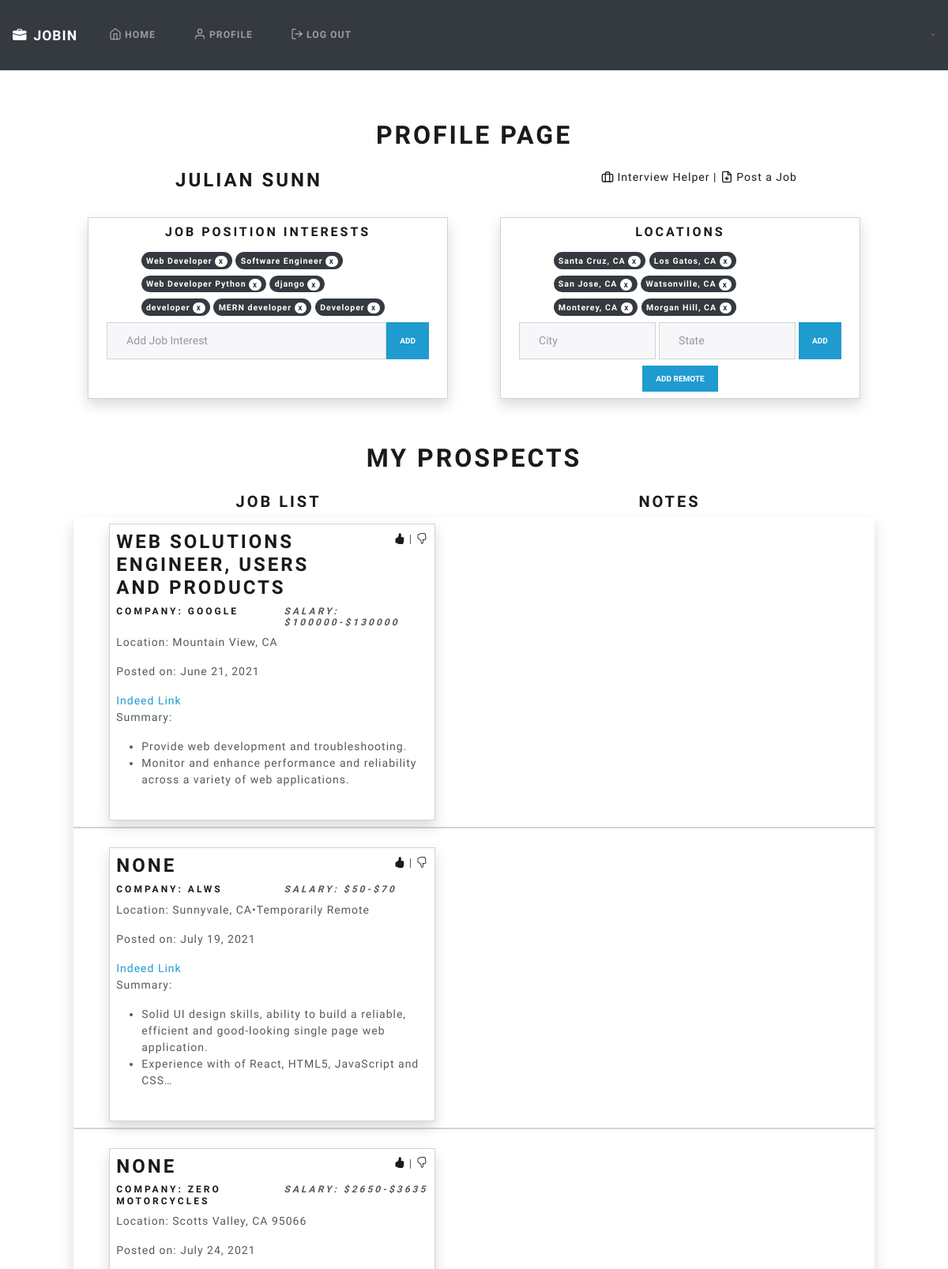
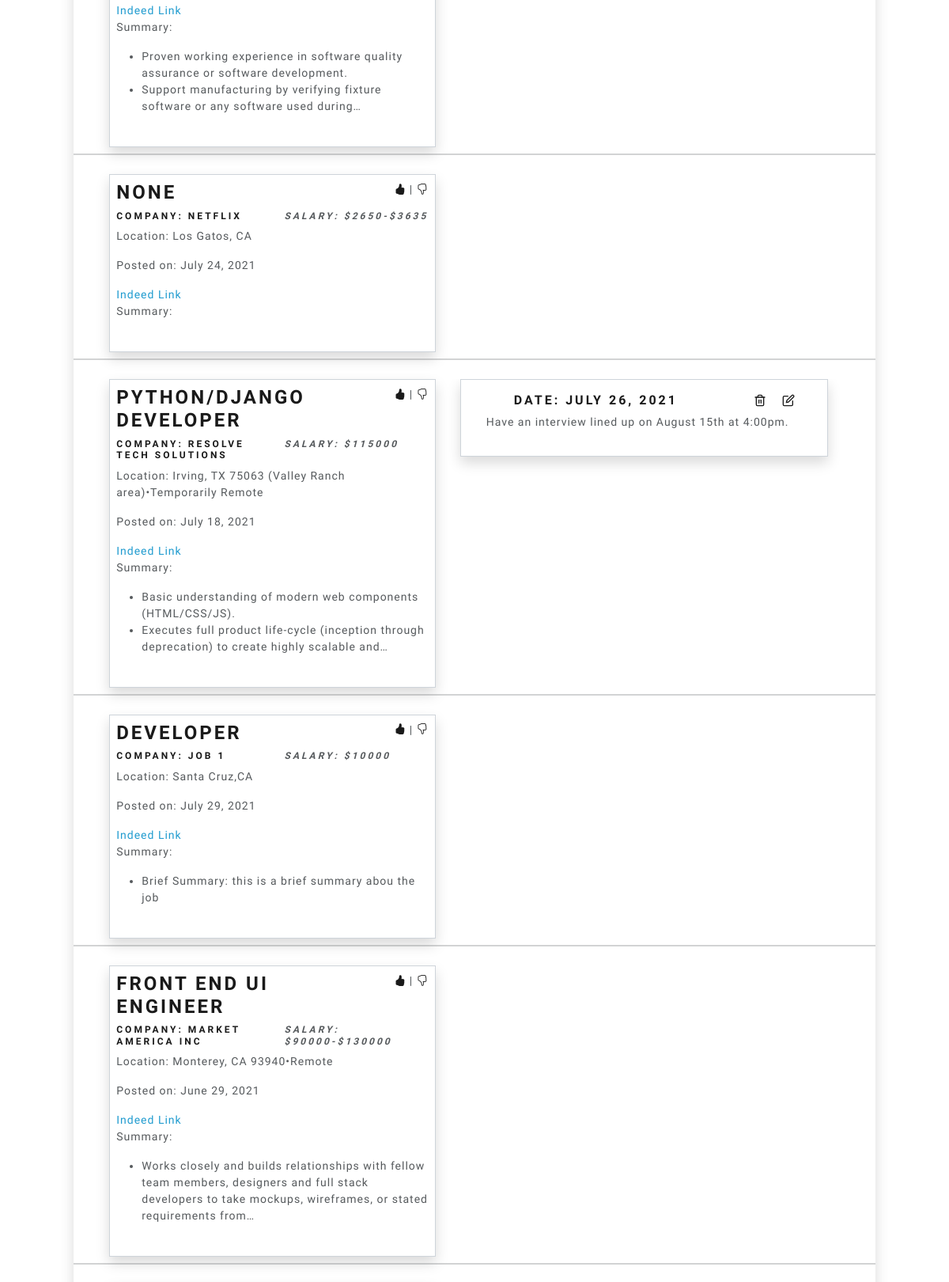
The app's page /job/profile/2 (signed in, upper part) with its own data (2 pictures, top to bottom).
### login_reg_app/models.py (models this page shows, shortened)
class User(models.Model):
    first_name = models.CharField(max_length=255)
    last_name = models.CharField(max_length=255)
    email = models.EmailField(max_length=255)
    birthday = models.DateField()
    password = models.CharField(max_length=100)
    user_type = models.CharField(max_length=255, default="agent")
    created_at = models.DateTimeField(auto_now_add=True)
    updated_at = models.DateTimeField(auto_now=True)
    objects = User_Manager()

### jobSearch_app/models.py (models this page shows, shortened)
class Position(models.Model):
    title = models.CharField(max_length=45, null=True)
    created_at = models.DateField(auto_now=True)
    updated_at = models.DateField(auto_now_add=True)
    pos_saves = models.ManyToManyField(User, related_name="user_pos_saves")
    objects = FormManager()

class Location(models.Model):
    city = models.CharField(max_length=45)
    state = models.ForeignKey(State, on_delete=models.CASCADE)
    created_at = models.DateField(auto_now=True)
    updated_at = models.DateField(auto_now_add=True)
    loc_saves = models.ManyToManyField(User, related_name="user_loc_saves")
    objects = FormManager()

class State(models.Model):
    abbr = models.CharField(max_length=2)
    objects = FormManager()

class Job(models.Model):
    job_title = models.ForeignKey(Position, on_delete=models.CASCADE)
    company = models.CharField(max_length=45)
    location = models.CharField(max_length=45)
    post_date = models.DateField(null=True)
    salary_min = models.IntegerField(blank=True, default=None, null=True)
    salary_max = models.IntegerField(blank=True, default=None, null=True)
    job_url = models.CharField(max_length=255)
    summary = models.CharField(max_length=255, null=True)
    job_desc = models.TextField()
    qualifications = models.ManyToManyField(Qualification, related_name="qual_jobs")
    likes = models.ManyToManyField(User, related_name="job_likes")
    dislikes = models.ManyToManyField(User, related_name="job_dislikes")
    created_at = models.DateField(auto_now=True)
    updated_at = models.DateField(auto_now_add=True)
    objects = FormManager()

class Note(models.Model):
    creator = models.ForeignKey(User, related_name="notes", on_delete=models.CASCADE)
    job_id = models.ForeignKey(Job, related_name="notes", on_delete=models.CASCADE, default=None)
    desc = models.TextField()
    created_at = models.DateField(auto_now=True)
    updated_at = models.DateField(auto_now_add=True)
    objects = FormManager()

### jobSearch_app/views.py (the view)
# urls.py: path('profile/<int:user_id>', views.profile),
def profile(request, user_id):
    if 'userid' in request.session:
        logged_user = User.objects.get(id=user_id)
        remote_filter= logged_user.user_loc_saves.filter(city="remote")
        job_likes = logged_user.job_likes.all()
        for j in job_likes:
            if j.summary:
                if j.summary[-1] == ';':
                    j.summary = j.summary.split(";")
                    j.summary.pop()
                if j.summary[0] == '[':
                    j.summary = ast.literal_eval(j.summary)
        context = {
            "user": logged_user,
            'remote_filter': remote_filter,
            'job_likes': job_likes,
        }
        return render(request, 'profile.html', context)
    else:
        return redirect('/')

### jobSearch_app/templates/profile.html (shortened to what this page needs)
<!DOCTYPE html>
<html lang="en">
<head>
    <link rel="stylesheet" href="https://cdn.jsdelivr.net/npm/bootstrap@5.0.1/dist/css/bootstrap.min.css"
>
    <link rel="stylesheet" href="https://cdn.jsdelivr.net/npm/bootswatch@4.5.2/dist/lux/bootstrap.min.css"
>
    <link rel="stylesheet" href="https://cdn.jsdelivr.net/npm/bootstrap-icons@1.3.0/font/bootstrap-icons.css">
    <link rel="stylesheet" href="//code.jquery.com/ui/1.12.1/themes/base/jquery-ui.css">
    {% load static %}
    <link rel="stylesheet" href="{% static 'css/styles.css' %}">
</head>
<header class="mb-5">
    {% include "top-nav.html" %}
</header>
<body class="text-center d-flex flex-column min-vh-100" style="padding-top: 3.5rem;">
    <div class="container">
        <main role="main" class="inner cover">
            <div class="row justify-content-lg-between mt-5">
                <div class="col-12 mb-3">
                    <h1>PROFILE PAGE</h1>
                </div>
                <div class="col-md-6">
                    <h3>
                        {{user.first_name}} {{user.last_name}}
                    </h3>
                </div>
                <div class="col-md-6">
                    <a href="/job/interview_helper/{{user.id}}">
                        <span data-feather="briefcase"></span>
                        Interview Helper |
                    </a>
                    <a href="/job/create/{{user.id}}">
                        <span data-feather="file-plus"></span>
                        Post a Job
                    </a>
                </div>
            </div>
            <div class="row d-flex justify-content-evenly m-2 mt-3">
                <div class="col-md-5 m-2 p-2 text-left border border-secondary shadow ">
                    <div class="row justify-content-center">
                        <h5 class="row justify-content-center mb-3">Job Position Interests</h5>
                        <div class="col-sm-9">
                            {%for pos in user.user_pos_saves.all%}
                            <span class="badge badge-pill badge-dark mb-2">{{pos.title}} <a
                                    href="/job/job_interest/{{pos.id}}/delete/{{user.id}}"
                                    class="badge badge-pill badge-light">X</a></span>
                            {%endfor%}
                        </div>
                    </div>
                    <div class="col-sm-12">
                        <form class="d-flex justify-content-center" action="/job/job_interest/add/{{user.id}}"
                            method="POST">
                            <input class="form-control" type="text" placeholder="Add Job Interest" name="title">
                            <button class="btn btn-info btn-sm" type="submit">Add</button>
                        </form>
                    </div>
                </div>
                <div class="col-md-5 m-2 p-2 text-left border border-secondary shadow ">
                    <div class="row justify-content-center">
                        <h5 class="row justify-content-center mb-3">Locations</h5>
                        <div class="col-sm-9">
                            {%for loc in user.user_loc_saves.all%}
                            <span class="badge badge-pill badge-dark mb-2">{{loc.city}}, {{loc.state.abbr}}
                                <a href="/job/loc_interest/{{loc.id}}/delete/{{user.id}}"
                                    class="badge badge-pill badge-light">X</a>
                            </span>
                            {%endfor%}
                        </div>
                    </div>
                    <div class="col-sm-12">
                        <form class="d-flex justify-content-center" action="/job/loc_interest/add/{{user.id}}"
                            method="POST">
                            <input class="form-control mr-1" type="text" placeholder="City" name="city">
                            <input class="form-control mr-1" type="text" placeholder="State" name="state">
                            <button class="btn btn-info btn-sm" type="submit">Add</button>
                        </form>
                        {%if not remote_filter%}
                        <form class="d-flex justify-content-center mt-2" action="/job/loc_interest/add/{{user.id}}"
                            method="POST">
                            <div class="form-row">
                                <button class="btn btn-info btn-sm" type="submit">Add Remote</button>
                            </div>
                        </form>
                        {%endif%}
                    </div>
                </div>
            </div>
            <div class="row justify-content-center m-5">
                <div class="row mb-3">
                    <h1>My Prospects</h1>
                </div>
                <div class="row">
                    <h4 class="col-6">Job List</h4>
                    <h4 class="col-6">Notes</h4>
                </div>
                <div class="row shadow justify-content-center">
                    {% for job in job_likes %}
                    {% include 'job-tile.html' %}
                    <div class="overflow-auto col-md-6 m-2 " style="max-height: 400px;">
                        {%for note in job.notes.all%}
                        {%if note.creator == user%}
                        <div class="mb-1 p-3 text-left border border-secondary shadow">
                            <div class="d-flex justify-content-end">
                                <h5 class="col-8">Date: {{note.updated_at|date}}</h5>
                                <div class="col-3 float-lg-right">
                                    <a href="/job/{{this_job.id}}/note_delete/{{note.id}}" class="pl-3">
                                        <span data-feather="trash-2"></span>
                                    </a>
                                    <a style="cursor: pointer;" data-toggle="modal" data-target="#edit-note"
                                        class="pl-3">
                                        <span data-feather="edit"></span>
                                    </a>
                                </div>
                            </div>
                            <p class="ml-3">{{note.desc}}</p>
                        </div>
                        {%endif%}
                        {%endfor%}
                    </div>
                    <hr>
                    {% endfor %}
                </div>
            </div>
        </main>
    </div>
</body>
</html>

### jobSearch_app/templates/job-tile.html (shortened to what this page needs)
<div class="col-md-5 m-2 p-2 text-left border border-secondary shadow ">
    <div class="row">
        <div class="col-sm-9">
            <h3><a href="/job/{{job.id}}">{{job.job_title.title}}</a></h3>
        </div>
        <div class="col-sm-3 text-right">
            {% if job in user.job_likes.all %}
            <a class="likebutton  pr-1" name="Reset" style="cursor: pointer;" id="like{{job.id}}"  data-catid="{{job.id}}"><i class="bi bi-hand-thumbs-up-fill"></i></a><span>|</span>
            {% else %}
            <a class="likebutton  pr-1" name="Like" style="cursor: pointer;" id="like{{job.id}}"  data-catid="{{job.id}}"><i class="bi bi-hand-thumbs-up"></i></a><span>|</span>
            {% endif %}
            <a class="dislikebutton" name="Dislike" style="cursor: pointer;" id="dislike{{job.id}}" data-catid="{{job.id}}"><i class="bi bi-hand-thumbs-down"></i></a>
        </div>
    </div>
    <div class="row">
        <div class="col">
            <h6>Company: {{job.company}}</h6>
        </div>
        <div class="col">
            {% if job.salary_max %}
            <h6 class="text-secondary"><em>Salary: {% if job.salary_min %}${{ job.salary_min }}-{% endif %}${{ job.salary_max }}</em></h6>
            {% endif %}
        </div>
    </div>
    <p>Location: {{job.location}}</p>
    <p>Posted on: {{ job.post_date }}</p>
    <a class="text-info mb-4" href="{{job.job_url}}" target="_blank">Indeed Link</a>
    <p>Summary:</p>
    <ul>
        {% for line in job.summary %}
        <li>{{ line }}</li>
        {% endfor %}
    </ul>
    <div class="row">
    </div>
</div>

### jobSearch_app/static/css/styles.css (style rules this page uses)
html { position: relative; min-height: 100%; }
body { margin-bottom: 60px; }
.feather { width: 16px; height: 16px; vertical-align: text-bottom; }

### records on screen
User: first_name "JULIAN", last_name "SUNN"
Position: title "Web Developer"
Position: title "Software Engineer"
Position: title "Web Developer Python"
Position: title "django"
Position: title "developer"
Position: title "MERN developer"
Position: title "Developer"
Location: city "Santa Cruz", state.abbr "CA"
Location: city "Los Gatos", state.abbr "CA"
Location: city "San Jose", state.abbr "CA"
Location: city "Watsonville", state.abbr "CA"
Location: city "Monterey", state.abbr "CA"
Location: city "Morgan Hill", state.abbr "CA"
Job: job_title "WEB SOLUTIONS ENGINEER, USERS AND PRODUCTS", company "GOOGLE", salary_min "100000", salary_max "130000", location "Mountain View, CA", post_date "June 21, 2021", summary "Provide web development and troubleshooting." "Monitor and enhance performance and reliability across a variety of web applications."
Job: job_title "NONE", company "ALWS", salary_min "50", salary_max "70", location "Sunnyvale, CA•Temporarily Remote", post_date "July 19, 2021", summary "Solid UI design skills, ability to build a reliable, efficient and good-looking single page web application." "Experience with of React, HTML5, JavaScript and CSS…"
Job: job_title "NONE", company "ZERO MOTORCYCLES", salary_min "2650", salary_max "3635", location "Scotts Valley, CA 95066", post_date "July 24, 2021", summary "Proven working experience in software quality assurance or software development." "Support manufacturing by verifying fixture software or any software used during…"
Job: job_title "NONE", company "NETFLIX", salary_min "2650", salary_max "3635", location "Los Gatos, CA", post_date "July 24, 2021"
Job: job_title "PYTHON/DJANGO DEVELOPER", company "RESOLVE TECH SOLUTIONS", salary_max "115000", location "Irving, TX 75063 (Valley Ranch area)•Temporarily Remote", post_date "July 18, 2021", summary "Basic understanding of modern web components (HTML/CSS/JS)." "Executes full product life-cycle (inception through deprecation) to create highly scalable and…"
Note: updated_at "JULY 26, 2021", desc "Have an interview lined up on August 15th at 4:00pm."
Job: job_title "DEVELOPER", company "JOB 1", salary_max "10000", location "Santa Cruz,CA", post_date "July 29, 2021", summary "Brief Summary: this is a brief summary abou the job"
Job: job_title "FRONT END UI ENGINEER", company "MARKET AMERICA INC", salary_min "90000", salary_max "130000", location "Monterey, CA 93940•Remote", post_date "June 29, 2021", summary "Works closely and builds relationships with fellow team members, designers and full stack developers to take mockups, wireframes, or stated requirements from…"
